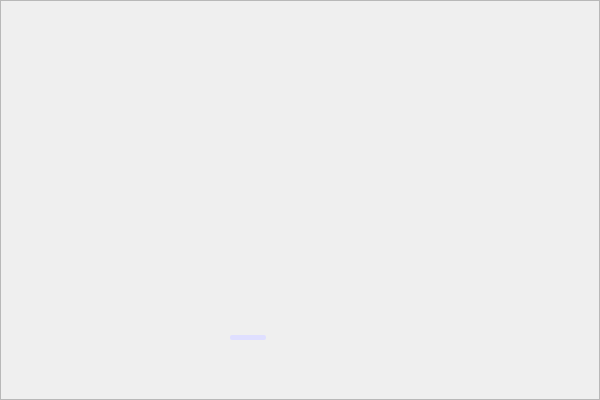
<?xml version="1.0" encoding="UTF-8"?>
<ui version="4.0">
 <class>MainWindow</class>
 <widget class="QMainWindow" name="MainWindow">
  <property name="geometry">
   <rect>
    <x>0</x>
    <y>0</y>
    <width>600</width>
    <height>400</height>
   </rect>
  </property>
  <property name="minimumSize">
   <size>
    <width>600</width>
    <height>400</height>
   </size>
  </property>
  <property name="maximumSize">
   <size>
    <width>600</width>
    <height>400</height>
   </size>
  </property>
  <property name="windowTitle">
   <string>MainWindow</string>
  </property>
  <widget class="QWidget" name="centralwidget">
   <layout class="QVBoxLayout" name="verticalLayout">
    <property name="spacing">
     <number>0</number>
    </property>
    <property name="leftMargin">
     <number>0</number>
    </property>
    <property name="topMargin">
     <number>0</number>
    </property>
    <property name="rightMargin">
     <number>0</number>
    </property>
    <property name="bottomMargin">
     <number>0</number>
    </property>
    <item>
     <widget class="QFrame" name="frame">
      <property name="minimumSize">
       <size>
        <width>600</width>
        <height>400</height>
       </size>
      </property>
      <property name="maximumSize">
       <size>
        <width>600</width>
        <height>400</height>
       </size>
      </property>
      <property name="frameShape">
       <enum>QFrame::StyledPanel</enum>
      </property>
      <property name="frameShadow">
       <enum>QFrame::Raised</enum>
      </property>
      <widget class="QLabel" name="label">
       <property name="geometry">
        <rect>
         <x>0</x>
         <y>0</y>
         <width>600</width>
         <height>400</height>
        </rect>
       </property>
       <property name="minimumSize">
        <size>
         <width>600</width>
         <height>400</height>
        </size>
       </property>
       <property name="maximumSize">
        <size>
         <width>600</width>
         <height>400</height>
        </size>
       </property>
       <property name="styleSheet">
        <string notr="true">background:transparent;</string>
       </property>
       <property name="text">
        <string/>
       </property>
       <property name="pixmap">
        <pixmap>../Icons-mine/Splashscreen.jpg</pixmap>
       </property>
       <property name="scaledContents">
        <bool>true</bool>
       </property>
      </widget>
      <widget class="QProgressBar" name="progressBar">
       <property name="geometry">
        <rect>
         <x>230</x>
         <y>335</y>
         <width>150</width>
         <height>5</height>
        </rect>
       </property>
       <property name="minimumSize">
        <size>
         <width>150</width>
         <height>5</height>
        </size>
       </property>
       <property name="maximumSize">
        <size>
         <width>150</width>
         <height>5</height>
        </size>
       </property>
       <property name="styleSheet">
        <string notr="true">QProgressBar{
	background:transparent;
	border-top-right-radius:2px;
	border-bottom-right-radius:2px;
}


QProgressBar::chunk{
	background-color: #dfdfff;
	border-top-right-radius:2px;
	border-bottom-right-radius:2px;
	border-radius:2px;
}
</string>
       </property>
       <property name="value">
        <number>24</number>
       </property>
       <property name="textVisible">
        <bool>false</bool>
       </property>
       <property name="orientation">
        <enum>Qt::Horizontal</enum>
       </property>
       <property name="invertedAppearance">
        <bool>false</bool>
       </property>
      </widget>
     </widget>
    </item>
   </layout>
  </widget>
 </widget>
 <resources/>
 <connections/>
</ui>
